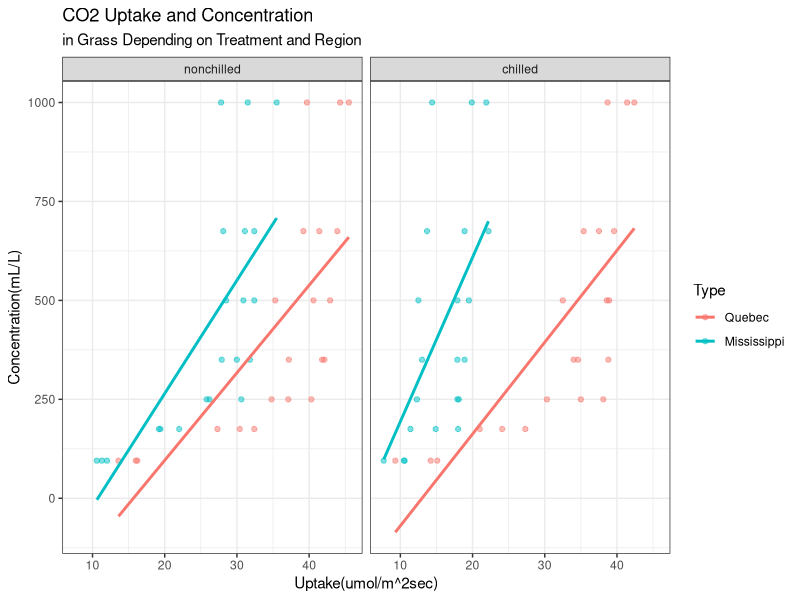

Write the R code that produced this figure.
library(ggplot2)
data()
?CO2
CO2 # built-in Data in R
head(CO2) # To see the structure of data, check the variables
ggplot(CO2, aes(x = uptake, y = conc, colour = Type))+
  geom_point(size = 1.5, alpha = 0.5)+
  geom_smooth(method = lm, se = F)+
  facet_wrap(~Treatment)+
  labs(title = "CO2 Uptake and Concentration", subtitle = "in Grass Depending on Treatment and Region", 
       x = "Uptake(umol/m^2sec)", y = "Concentration(mL/L)") +
  theme_bw()

